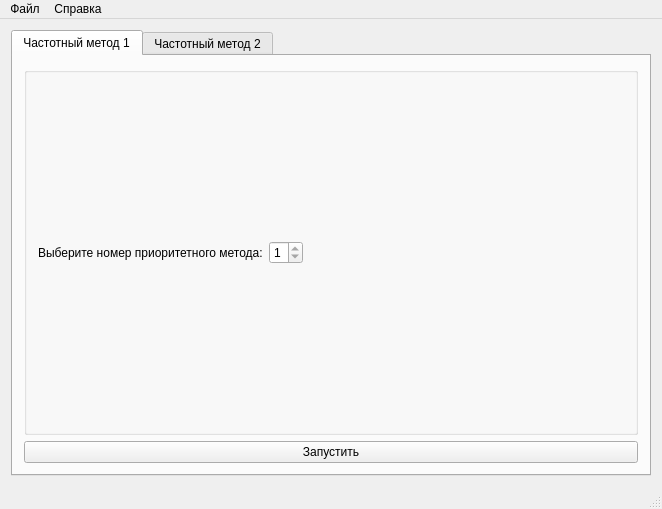
<?xml version="1.0" encoding="UTF-8"?>
<ui version="4.0">
 <class>MainWindow</class>
 <widget class="QMainWindow" name="MainWindow">
  <property name="geometry">
   <rect>
    <x>0</x>
    <y>0</y>
    <width>662</width>
    <height>509</height>
   </rect>
  </property>
  <property name="windowTitle">
   <string>Crypto Analysis Method Combiner</string>
  </property>
  <widget class="QWidget" name="centralWidget">
   <layout class="QGridLayout" name="gridLayout">
    <item row="0" column="0">
     <widget class="QTabWidget" name="tabWidget">
      <property name="currentIndex">
       <number>0</number>
      </property>
      <widget class="QWidget" name="fm1tab">
       <attribute name="title">
        <string>Частотный метод 1</string>
       </attribute>
       <layout class="QGridLayout" name="gridLayout_2">
        <item row="0" column="0">
         <layout class="QHBoxLayout" name="horizontalLayout">
          <item>
           <widget class="QGroupBox" name="ourGroup">
            <property name="enabled">
             <bool>true</bool>
            </property>
            <property name="title">
             <string/>
            </property>
            <layout class="QHBoxLayout" name="horizontalLayout_2">
             <item>
              <widget class="QLabel" name="label">
               <property name="text">
                <string>Выберите номер приоритетного метода:</string>
               </property>
              </widget>
             </item>
             <item>
              <widget class="QSpinBox" name="numbersSpin">
               <property name="minimum">
                <number>1</number>
               </property>
               <property name="maximum">
                <number>1</number>
               </property>
              </widget>
             </item>
             <item>
              <spacer name="horizontalSpacer">
               <property name="orientation">
                <enum>Qt::Horizontal</enum>
               </property>
               <property name="sizeHint" stdset="0">
                <size>
                 <width>40</width>
                 <height>20</height>
                </size>
               </property>
              </spacer>
             </item>
            </layout>
           </widget>
          </item>
         </layout>
        </item>
        <item row="1" column="0">
         <widget class="QPushButton" name="fm1StartButton">
          <property name="text">
           <string>Запустить</string>
          </property>
         </widget>
        </item>
       </layout>
      </widget>
      <widget class="QWidget" name="fm2tab">
       <attribute name="title">
        <string>Частотный метод 2</string>
       </attribute>
      </widget>
     </widget>
    </item>
   </layout>
  </widget>
  <widget class="QMenuBar" name="menuBar">
   <property name="geometry">
    <rect>
     <x>0</x>
     <y>0</y>
     <width>662</width>
     <height>21</height>
    </rect>
   </property>
   <widget class="QMenu" name="menu">
    <property name="title">
     <string>Файл</string>
    </property>
    <addaction name="separator"/>
    <addaction name="exit"/>
   </widget>
   <widget class="QMenu" name="menu_2">
    <property name="title">
     <string>Справка</string>
    </property>
    <addaction name="about"/>
    <addaction name="author"/>
   </widget>
   <addaction name="menu"/>
   <addaction name="menu_2"/>
  </widget>
  <widget class="QStatusBar" name="statusBar"/>
  <action name="about">
   <property name="text">
    <string>О программе</string>
   </property>
   <property name="toolTip">
    <string>О программе...</string>
   </property>
  </action>
  <action name="exit">
   <property name="text">
    <string>Выход</string>
   </property>
   <property name="shortcut">
    <string>Ctrl+Q</string>
   </property>
  </action>
  <action name="author">
   <property name="text">
    <string>Автор</string>
   </property>
  </action>
 </widget>
 <layoutdefault spacing="6" margin="11"/>
 <resources/>
 <connections/>
</ui>
